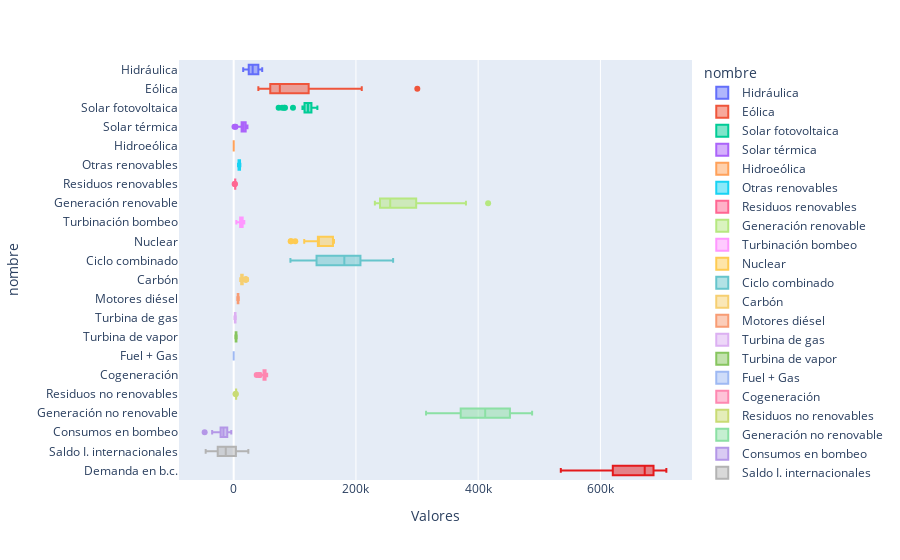

Notebook code cell kept with this figure:
### Code cell
px.box(data_frame=df_balance,
       x = 'Valores',
       y = 'nombre',
       color = 'nombre',
       color_discrete_sequence = colores_personalizados)

### Figure 1 — Plotly figure (JSON) as saved in the notebook; plotly's stock layout.template omitted (floating-point values rounded to 4 significant figures)
{"data": [{"alignmentgroup": "True", "hovertemplate": "nombre=%{y}<br>Valores=%{x}<extra></extra>", "legendgroup": "Hidráulica", "marker": {"color": "#636EFA"}, "name": "Hidráulica", "notched": false, "offsetgroup": "Hidráulica", "orientation": "h", "showlegend": true, "type": "box", "x": [34410.0, 36180.0, 27250.0, 24810.0, 31050.0, 24150.0, 15560.0, 31780.0, 33070.0, 29080.0, 20210.0, 31120.0, 24340.0, 23310.0, 38970.0, 40810.0, 44280.0, 41710.0, 43510.0, 27450.0, 23510.0, 25840.0, 27090.0, 27620.0, 38750.0, 41530.0, 24530.0, 22870.0, 41940.0, 43710.0, 46670.0], "x0": " ", "xaxis": "x", "y": ["Hidráulica", "Hidráulica", "Hidráulica", "Hidráulica", "Hidráulica", "Hidráulica", "Hidráulica", "Hidráulica", "Hidráulica", "Hidráulica", "Hidráulica", "Hidráulica", "Hidráulica", "Hidráulica", "Hidráulica", "Hidráulica", "Hidráulica", "Hidráulica", "Hidráulica", "Hidráulica", "Hidráulica", "Hidráulica", "Hidráulica", "Hidráulica", "Hidráulica", "Hidráulica", "Hidráulica", "Hidráulica", "Hidráulica", "Hidráulica", "Hidráulica"], "y0": " ", "yaxis": "y"}, {"alignmentgroup": "True", "hovertemplate": "nombre=%{y}<br>Valores=%{x}<extra></extra>", "legendgroup": "Eólica", "marker": {"color": "#EF553B"}, "name": "Eólica", "notched": false, "offsetgroup": "Eólica", "orientation": "h", "showlegend": true, "type": "box", "x": [54170.0, 60510.0, 121100.0, 114400.0, 102700.0, 123200.0, 209500.0, 127100.0, 61870.0, 154400.0, 300400.0, 191700.0, 62210.0, 80960.0, 59480.0, 66700.0, 119100.0, 93720.0, 48740.0, 71790.0, 67340.0, 123200.0, 123400.0, 104400.0, 50450.0, 64420.0, 75520.0, 59590.0, 53810.0, 40360.0, 46530.0], "x0": " ", "xaxis": "x", "y": ["Eólica", "Eólica", "Eólica", "Eólica", "Eólica", "Eólica", "Eólica", "Eólica", "Eólica", "Eólica", "Eólica", "Eólica", "Eólica", "Eólica", "Eólica", "Eólica", "Eólica", "Eólica", "Eólica", "Eólica", "Eólica", "Eólica", "Eólica", "Eólica", "Eólica", "Eólica", "Eólica", "Eólica", "Eólica", "Eólica", "Eólica"], "y0": " ", "yaxis": "y"}, {"alignmentgroup": "True", "hovertemplate": "nombre=%{y}<br>Valores=%{x}<extra></extra>", "legendgroup": "Solar fotovoltaica", "marker": {"color": "#00CC96"}, "name": "Solar fotovoltaica", "notched": false, "offsetgroup": "Solar fotovoltaica", "orientation": "h", "showlegend": true, "type": "box", "x": [118200.0, 118200.0, 127000.0, 112500.0, 83970.0, 73570.0, 82520.0, 97000.0, 115100.0, 136900.0, 79270.0, 133000.0, 131600.0, 124600.0, 133600.0, 127300.0, 124400.0, 130400.0, 128500.0, 126400.0, 130700.0, 126600.0, 120700.0, 121800.0, 121500.0, 120700.0, 118500.0, 121500.0, 115100.0, 118800.0, 123600.0], "x0": " ", "xaxis": "x", "y": ["Solar fotovoltaica", "Solar fotovoltaica", "Solar fotovoltaica", "Solar fotovoltaica", "Solar fotovoltaica", "Solar fotovoltaica", "Solar fotovoltaica", "Solar fotovoltaica", "Solar fotovoltaica", "Solar fotovoltaica", "Solar fotovoltaica", "Solar fotovoltaica", "Solar fotovoltaica", "Solar fotovoltaica", "Solar fotovoltaica", "Solar fotovoltaica", "Solar fotovoltaica", "Solar fotovoltaica", "Solar fotovoltaica", "Solar fotovoltaica", "Solar fotovoltaica", "Solar fotovoltaica", "Solar fotovoltaica", "Solar fotovoltaica", "Solar fotovoltaica", "Solar fotovoltaica", "Solar fotovoltaica", "Solar fotovoltaica", "Solar fotovoltaica", "Solar fotovoltaica", "Solar fotovoltaica"], "y0": " ", "yaxis": "y"}, {"alignmentgroup": "True", "hovertemplate": "nombre=%{y}<br>Valores=%{x}<extra></extra>", "legendgroup": "Solar térmica", "marker": {"color": "#AB63FA"}, "name": "Solar térmica", "notched": false, "offsetgroup": "Solar térmica", "orientation": "h", "showlegend": true, "type": "box", "x": [14420.0, 18170.0, 19160.0, 14430.0, 6282.0, 1329.0, 2884.0, 4759.0, 16800.0, 20320.0, 5231.0, 12840.0, 19950.0, 22560.0, 20530.0, 21100.0, 19450.0, 18620.0, 19660.0, 19700.0, 21470.0, 18330.0, 16070.0, 13370.0, 15050.0, 12170.0, 10160.0, 15610.0, 14940.0, 15090.0, 16530.0], "x0": " ", "xaxis": "x", "y": ["Solar térmica", "Solar térmica", "Solar térmica", "Solar térmica", "Solar térmica", "Solar térmica", "Solar térmica", "Solar térmica", "Solar térmica", "Solar térmica", "Solar térmica", "Solar térmica", "Solar térmica", "Solar térmica", "Solar térmica", "Solar térmica", "Solar térmica", "Solar térmica", "Solar térmica", "Solar térmica", "Solar térmica", "Solar térmica", "Solar térmica", "Solar térmica", "Solar térmica", "Solar térmica", "Solar térmica", "Solar térmica", "Solar térmica", "Solar térmica", "Solar térmica"], "y0": " ", "yaxis": "y"}, {"alignmentgroup": "True", "hovertemplate": "nombre=%{y}<br>Valores=%{x}<extra></extra>", "legendgroup": "Hidroeólica", "marker": {"color": "#FFA15A"}, "name": "Hidroeólica", "notched": false, "offsetgroup": "Hidroeólica", "orientation": "h", "showlegend": true, "type": "box", "x": [28.65, 37.99, 49.62, 75.19, 71.51, 24.82, 71.8, 82.06, 97.68, 42.12, 43.43, 49.38, 50.17, 40.15, 54.19, 69.27, 93.93, 95.33, 28.09, -2.192, -0.077, 2.047, 21.27, 26.19, 2.947, 3.604, 4.891, 13.57, 10.62, 6.117, 14.36], "x0": " ", "xaxis": "x", "y": ["Hidroeólica", "Hidroeólica", "Hidroeólica", "Hidroeólica", "Hidroeólica", "Hidroeólica", "Hidroeólica", "Hidroeólica", "Hidroeólica", "Hidroeólica", "Hidroeólica", "Hidroeólica", "Hidroeólica", "Hidroeólica", "Hidroeólica", "Hidroeólica", "Hidroeólica", "Hidroeólica", "Hidroeólica", "Hidroeólica", "Hidroeólica", "Hidroeólica", "Hidroeólica", "Hidroeólica", "Hidroeólica", "Hidroeólica", "Hidroeólica", "Hidroeólica", "Hidroeólica", "Hidroeólica", "Hidroeólica"], "y0": " ", "yaxis": "y"}, {"alignmentgroup": "True", "hovertemplate": "nombre=%{y}<br>Valores=%{x}<extra></extra>", "legendgroup": "Otras renovables", "marker": {"color": "#19D3F3"}, "name": "Otras renovables", "notched": false, "offsetgroup": "Otras renovables", "orientation": "h", "showlegend": true, "type": "box", "x": [10110.0, 10870.0, 10820.0, 10620.0, 10810.0, 9480.0, 7427.0, 7906.0, 8720.0, 8347.0, 8638.0, 8869.0, 8998.0, 7589.0, 7919.0, 7809.0, 7818.0, 7734.0, 7933.0, 8141.0, 7085.0, 7468.0, 9854.0, 10250.0, 10110.0, 10830.0, 10400.0, 9847.0, 10100.0, 10460.0, 10920.0], "x0": " ", "xaxis": "x", "y": ["Otras renovables", "Otras renovables", "Otras renovables", "Otras renovables", "Otras renovables", "Otras renovables", "Otras renovables", "Otras renovables", "Otras renovables", "Otras renovables", "Otras renovables", "Otras renovables", "Otras renovables", "Otras renovables", "Otras renovables", "Otras renovables", "Otras renovables", "Otras renovables", "Otras renovables", "Otras renovables", "Otras renovables", "Otras renovables", "Otras renovables", "Otras renovables", "Otras renovables", "Otras renovables", "Otras renovables", "Otras renovables", "Otras renovables", "Otras renovables", "Otras renovables"], "y0": " ", "yaxis": "y"}, {"alignmentgroup": "True", "hovertemplate": "nombre=%{y}<br>Valores=%{x}<extra></extra>", "legendgroup": "Residuos renovables", "marker": {"color": "#FF6692"}, "name": "Residuos renovables", "notched": false, "offsetgroup": "Residuos renovables", "orientation": "h", "showlegend": true, "type": "box", "x": [2421.0, 2067.0, 1571.0, 2299.0, 2406.0, 2384.0, 2473.0, 2605.0, 2621.0, 2560.0, 2416.0, 2391.0, 2479.0, 2550.0, 2650.0, 2539.0, 2655.0, 2660.0, 2616.0, 2606.0, 2674.0, 2715.0, 2691.0, 2713.0, 2733.0, 2739.0, 2595.0, 2420.0, 2438.0, 2494.0, 2612.0], "x0": " ", "xaxis": "x", "y": ["Residuos renovables", "Residuos renovables", "Residuos renovables", "Residuos renovables", "Residuos renovables", "Residuos renovables", "Residuos renovables", "Residuos renovables", "Residuos renovables", "Residuos renovables", "Residuos renovables", "Residuos renovables", "Residuos renovables", "Residuos renovables", "Residuos renovables", "Residuos renovables", "Residuos renovables", "Residuos renovables", "Residuos renovables", "Residuos renovables", "Residuos renovables", "Residuos renovables", "Residuos renovables", "Residuos renovables", "Residuos renovables", "Residuos renovables", "Residuos renovables", "Residuos renovables", "Residuos renovables", "Residuos renovables", "Residuos renovables"], "y0": " ", "yaxis": "y"}, {"alignmentgroup": "True", "hovertemplate": "nombre=%{y}<br>Valores=%{x}<extra></extra>", "legendgroup": "Generación renovable", "marker": {"color": "#B6E880"}, "name": "Generación renovable", "notched": false, "offsetgroup": "Generación renovable", "orientation": "h", "showlegend": true, "type": "box", "x": [233800.0, 246000.0, 307000.0, 279100.0, 237300.0, 234100.0, 320500.0, 271200.0, 238300.0, 351600.0, 416300.0, 380000.0, 249600.0, 261600.0, 263200.0, 266300.0, 317800.0, 295000.0, 250900.0, 256100.0, 252800.0, 304200.0, 299800.0, 280200.0, 238600.0, 252400.0, 241700.0, 231800.0, 238300.0, 231000.0, 246900.0], "x0": " ", "xaxis": "x", "y": ["Generación renovable", "Generación renovable", "Generación renovable", "Generación renovable", "Generación renovable", "Generación renovable", "Generación renovable", "Generación renovable", "Generación renovable", "Generación renovable", "Generación renovable", "Generación renovable", "Generación renovable", "Generación renovable", "Generación renovable", "Generación renovable", "Generación renovable", "Generación renovable", "Generación renovable", "Generación renovable", "Generación renovable", "Generación renovable", "Generación renovable", "Generación renovable", "Generación renovable", "Generación renovable", "Generación renovable", "Generación renovable", "Generación renovable", "Generación renovable", "Generación renovable"], "y0": " ", "yaxis": "y"}, {"alignmentgroup": "True", "hovertemplate": "nombre=%{y}<br>Valores=%{x}<extra></extra>", "legendgroup": "Turbinación bombeo", "marker": {"color": "#FF97FF"}, "name": "Turbinación bombeo", "notched": false, "offsetgroup": "Turbinación bombeo", "orientation": "h", "showlegend": true, "type": "box", "x": [5242.0, 4400.0, 7141.0, 8771.0, 10600.0, 10800.0, 11030.0, 15820.0, 7985.0, 12820.0, 16810.0, 17310.0, 16400.0, 14720.0, 14650.0, 10640.0, 12960.0, 11140.0, 11970.0, 17000.0, 15330.0, 13880.0, 10750.0, 13200.0, 7383.0, 10280.0, 12320.0, 13200.0, 13080.0, 10480.0, 15060.0], "x0": " ", "xaxis": "x", "y": ["Turbinación bombeo", "Turbinación bombeo", "Turbinación bombeo", "Turbinación bombeo", "Turbinación bombeo", "Turbinación bombeo", "Turbinación bombeo", "Turbinación bombeo", "Turbinación bombeo", "Turbinación bombeo", "Turbinación bombeo", "Turbinación bombeo", "Turbinación bombeo", "Turbinación bombeo", "Turbinación bombeo", "Turbinación bombeo", "Turbinación bombeo", "Turbinación bombeo", "Turbinación bombeo", "Turbinación bombeo", "Turbinación bombeo", "Turbinación bombeo", "Turbinación bombeo", "Turbinación bombeo", "Turbinación bombeo", "Turbinación bombeo", "Turbinación bombeo", "Turbinación bombeo", "Turbinación bombeo", "Turbinación bombeo", "Turbinación bombeo"], "y0": " ", "yaxis": "y"}, {"alignmentgroup": "True", "hovertemplate": "nombre=%{y}<br>Valores=%{x}<extra></extra>", "legendgroup": "Nuclear", "marker": {"color": "#FECB52"}, "name": "Nuclear", "notched": false, "offsetgroup": "Nuclear", "orientation": "h", "showlegend": true, "type": "box", "x": [163500.0, 163500.0, 163600.0, 162700.0, 163700.0, 163800.0, 161600.0, 163900.0, 164100.0, 144400.0, 115400.0, 127700.0, 139100.0, 138500.0, 138500.0, 138800.0, 138500.0, 138400.0, 138300.0, 138200.0, 137700.0, 138000.0, 148400.0, 159600.0, 154300.0, 137000.0, 137700.0, 138800.0, 100700.0, 93270.0, 93960.0], "x0": " ", "xaxis": "x", "y": ["Nuclear", "Nuclear", "Nuclear", "Nuclear", "Nuclear", "Nuclear", "Nuclear", "Nuclear", "Nuclear", "Nuclear", "Nuclear", "Nuclear", "Nuclear", "Nuclear", "Nuclear", "Nuclear", "Nuclear", "Nuclear", "Nuclear", "Nuclear", "Nuclear", "Nuclear", "Nuclear", "Nuclear", "Nuclear", "Nuclear", "Nuclear", "Nuclear", "Nuclear", "Nuclear", "Nuclear"], "y0": " ", "yaxis": "y"}, {"alignmentgroup": "True", "hovertemplate": "nombre=%{y}<br>Valores=%{x}<extra></extra>", "legendgroup": "Ciclo combinado", "marker": {"color": "rgb(102, 197, 204)"}, "name": "Ciclo combinado", "notched": false, "offsetgroup": "Ciclo combinado", "orientation": "h", "showlegend": true, "type": "box", "x": [207400.0, 238900.0, 202500.0, 199800.0, 207600.0, 123900.0, 92830.0, 133900.0, 210200.0, 126700.0, 105900.0, 114000.0, 140600.0, 117100.0, 181000.0, 183900.0, 171400.0, 192100.0, 208100.0, 154400.0, 143100.0, 178600.0, 171400.0, 184500.0, 222300.0, 206900.0, 140300.0, 128000.0, 220600.0, 260800.0, 207400.0], "x0": " ", "xaxis": "x", "y": ["Ciclo combinado", "Ciclo combinado", "Ciclo combinado", "Ciclo combinado", "Ciclo combinado", "Ciclo combinado", "Ciclo combinado", "Ciclo combinado", "Ciclo combinado", "Ciclo combinado", "Ciclo combinado", "Ciclo combinado", "Ciclo combinado", "Ciclo combinado", "Ciclo combinado", "Ciclo combinado", "Ciclo combinado", "Ciclo combinado", "Ciclo combinado", "Ciclo combinado", "Ciclo combinado", "Ciclo combinado", "Ciclo combinado", "Ciclo combinado", "Ciclo combinado", "Ciclo combinado", "Ciclo combinado", "Ciclo combinado", "Ciclo combinado", "Ciclo combinado", "Ciclo combinado"], "y0": " ", "yaxis": "y"}, {"alignmentgroup": "True", "hovertemplate": "nombre=%{y}<br>Valores=%{x}<extra></extra>", "legendgroup": "Carbón", "marker": {"color": "rgb(246, 207, 113)"}, "name": "Carbón", "notched": false, "offsetgroup": "Carbón", "orientation": "h", "showlegend": true, "type": "box", "x": [13140.0, 12800.0, 12730.0, 12940.0, 12410.0, 12100.0, 11520.0, 12920.0, 11970.0, 12900.0, 13550.0, 13200.0, 11660.0, 10730.0, 15120.0, 19460.0, 19890.0, 19830.0, 20140.0, 12660.0, 12120.0, 13780.0, 12720.0, 13600.0, 12800.0, 12860.0, 11370.0, 12240.0, 16360.0, 18240.0, 20320.0], "x0": " ", "xaxis": "x", "y": ["Carbón", "Carbón", "Carbón", "Carbón", "Carbón", "Carbón", "Carbón", "Carbón", "Carbón", "Carbón", "Carbón", "Carbón", "Carbón", "Carbón", "Carbón", "Carbón", "Carbón", "Carbón", "Carbón", "Carbón", "Carbón", "Carbón", "Carbón", "Carbón", "Carbón", "Carbón", "Carbón", "Carbón", "Carbón", "Carbón", "Carbón"], "y0": " ", "yaxis": "y"}, {"alignmentgroup": "True", "hovertemplate": "nombre=%{y}<br>Valores=%{x}<extra></extra>", "legendgroup": "Motores diésel", "marker": {"color": "rgb(248, 156, 116)"}, "name": "Motores diésel", "notched": false, "offsetgroup": "Motores diésel", "orientation": "h", "showlegend": true, "type": "box", "x": [8176.0, 7349.0, 6942.0, 6896.0, 7183.0, 7680.0, 6553.0, 6491.0, 6681.0, 7016.0, 6738.0, 6893.0, 6408.0, 6303.0, 7001.0, 6416.0, 5919.0, 5954.0, 7659, 7695.0, 6580.0, 7236.0, 7788.0, 7230.0, 7839.0, 7955.0, 7535.0, 7311.0, 8277.0, 8367.0, 8138.0], "x0": " ", "xaxis": "x", "y": ["Motores diésel", "Motores diésel", "Motores diésel", "Motores diésel", "Motores diésel", "Motores diésel", "Motores diésel", "Motores diésel", "Motores diésel", "Motores diésel", "Motores diésel", "Motores diésel", "Motores diésel", "Motores diésel", "Motores diésel", "Motores diésel", "Motores diésel", "Motores diésel", "Motores diésel", "Motores diésel", "Motores diésel", "Motores diésel", "Motores diésel", "Motores diésel", "Motores diésel", "Motores diésel", "Motores diésel", "Motores diésel", "Motores diésel", "Motores diésel", "Motores diésel"], "y0": " ", "yaxis": "y"}, {"alignmentgroup": "True", "hovertemplate": "nombre=%{y}<br>Valores=%{x}<extra></extra>", "legendgroup": "Turbina de gas", "marker": {"color": "rgb(220, 176, 242)"}, "name": "Turbina de gas", "notched": false, "offsetgroup": "Turbina de gas", "orientation": "h", "showlegend": true, "type": "box", "x": [2598.0, 2802.0, 2773.0, 2751.0, 3074.0, 2142.0, 1995.0, 3068.0, 2371.0, 2011.0, 1744.0, 1559.0, 1222.0, 1361.0, 1900.0, 2318.0, 2090.0, 1939.0, 1689.0, 2080.0, 1659.0, 2860.0, 3299.0, 3058.0, 3402.0, 2838.0, 2113.0, 2138.0, 3442.0, 3338.0, 3509.0], "x0": " ", "xaxis": "x", "y": ["Turbina de gas", "Turbina de gas", "Turbina de gas", "Turbina de gas", "Turbina de gas", "Turbina de gas", "Turbina de gas", "Turbina de gas", "Turbina de gas", "Turbina de gas", "Turbina de gas", "Turbina de gas", "Turbina de gas", "Turbina de gas", "Turbina de gas", "Turbina de gas", "Turbina de gas", "Turbina de gas", "Turbina de gas", "Turbina de gas", "Turbina de gas", "Turbina de gas", "Turbina de gas", "Turbina de gas", "Turbina de gas", "Turbina de gas", "Turbina de gas", "Turbina de gas", "Turbina de gas", "Turbina de gas", "Turbina de gas"], "y0": " ", "yaxis": "y"}, {"alignmentgroup": "True", "hovertemplate": "nombre=%{y}<br>Valores=%{x}<extra></extra>", "legendgroup": "Turbina de vapor", "marker": {"color": "rgb(135, 197, 95)"}, "name": "Turbina de vapor", "notched": false, "offsetgroup": "Turbina de vapor", "orientation": "h", "showlegend": true, "type": "box", "x": [4804.0, 3974.0, 3295.0, 2695.0, 2756.0, 2921.0, 2875.0, 3207.0, 3308.0, 3272.0, 3409.0, 3504.0, 3310.0, 3177.0, 4153.0, 3578.0, 3393.0, 3515.0, 4475.0, 3879.0, 3686.0, 3804.0, 3988.0, 4626.0, 4715.0, 4919.0, 4981.0, 4575.0, 4451.0, 4839.0, 4265.0], "x0": " ", "xaxis": "x", "y": ["Turbina de vapor", "Turbina de vapor", "Turbina de vapor", "Turbina de vapor", "Turbina de vapor", "Turbina de vapor", "Turbina de vapor", "Turbina de vapor", "Turbina de vapor", "Turbina de vapor", "Turbina de vapor", "Turbina de vapor", "Turbina de vapor", "Turbina de vapor", "Turbina de vapor", "Turbina de vapor", "Turbina de vapor", "Turbina de vapor", "Turbina de vapor", "Turbina de vapor", "Turbina de vapor", "Turbina de vapor", "Turbina de vapor", "Turbina de vapor", "Turbina de vapor", "Turbina de vapor", "Turbina de vapor", "Turbina de vapor", "Turbina de vapor", "Turbina de vapor", "Turbina de vapor"], "y0": " ", "yaxis": "y"}, {"alignmentgroup": "True", "hovertemplate": "nombre=%{y}<br>Valores=%{x}<extra></extra>", "legendgroup": "Fuel + Gas", "marker": {"color": "rgb(158, 185, 243)"}, "name": "Fuel + Gas", "notched": false, "offsetgroup": "Fuel + Gas", "orientation": "h", "showlegend": true, "type": "box", "x": [-0.001], "x0": " ", "xaxis": "x", "y": ["Fuel + Gas"], "y0": " ", "yaxis": "y"}, {"alignmentgroup": "True", "hovertemplate": "nombre=%{y}<br>Valores=%{x}<extra></extra>", "legendgroup": "Cogeneración", "marker": {"color": "rgb(254, 136, 177)"}, "name": "Cogeneración", "notched": false, "offsetgroup": "Cogeneración", "orientation": "h", "showlegend": true, "type": "box", "x": [49570.0, 51010.0, 51680.0, 53490.0, 54780.0, 47630.0, 37680.0, 50170.0, 52970.0, 49710.0, 47310.0, 50000.0, 48660.0, 42270.0, 49990.0, 50970.0, 49620.0, 50450.0, 50700.0, 44710.0, 42110.0, 49200.0, 49220.0, 50470.0, 53120.0, 53830.0, 50790.0, 48590.0, 53970.0, 54220.0, 52340.0], "x0": " ", "xaxis": "x", "y": ["Cogeneración", "Cogeneración", "Cogeneración", "Cogeneración", "Cogeneración", "Cogeneración", "Cogeneración", "Cogeneración", "Cogeneración", "Cogeneración", "Cogeneración", "Cogeneración", "Cogeneración", "Cogeneración", "Cogeneración", "Cogeneración", "Cogeneración", "Cogeneración", "Cogeneración", "Cogeneración", "Cogeneración", "Cogeneración", "Cogeneración", "Cogeneración", "Cogeneración", "Cogeneración", "Cogeneración", "Cogeneración", "Cogeneración", "Cogeneración", "Cogeneración"], "y0": " ", "yaxis": "y"}, {"alignmentgroup": "True", "hovertemplate": "nombre=%{y}<br>Valores=%{x}<extra></extra>", "legendgroup": "Residuos no renovables", "marker": {"color": "rgb(201, 219, 116)"}, "name": "Residuos no renovables", "notched": false, "offsetgroup": "Residuos no renovables", "orientation": "h", "showlegend": true, "type": "box", "x": [3911.0, 3526.0, 2975.0, 3780.0, 3840.0, 3723.0, 3757.0, 3934.0, 4036.0, 3978.0, 3902.0, 3896.0, 4144.0, 4075.0, 4180.0, 4074.0, 4202.0, 4032.0, 3915.0, 3905.0, 3961.0, 4023.0, 4001.0, 4025.0, 4031.0, 4070.0, 4239.0, 4018.0, 4155.0, 4252.0, 4303.0], "x0": " ", "xaxis": "x", "y": ["Residuos no renovables", "Residuos no renovables", "Residuos no renovables", "Residuos no renovables", "Residuos no renovables", "Residuos no renovables", "Residuos no renovables", "Residuos no renovables", "Residuos no renovables", "Residuos no renovables", "Residuos no renovables", "Residuos no renovables", "Residuos no renovables", "Residuos no renovables", "Residuos no renovables", "Residuos no renovables", "Residuos no renovables", "Residuos no renovables", "Residuos no renovables", "Residuos no renovables", "Residuos no renovables", "Residuos no renovables", "Residuos no renovables", "Residuos no renovables", "Residuos no renovables", "Residuos no renovables", "Residuos no renovables", "Residuos no renovables", "Residuos no renovables", "Residuos no renovables", "Residuos no renovables"], "y0": " ", "yaxis": "y"}, {"alignmentgroup": "True", "hovertemplate": "nombre=%{y}<br>Valores=%{x}<extra></extra>", "legendgroup": "Generación no renovable", "marker": {"color": "rgb(139, 224, 164)"}, "name": "Generación no renovable", "notched": false, "offsetgroup": "Generación no renovable", "orientation": "h", "showlegend": true, "type": "box", "x": [458400.0, 488300.0, 453600.0, 453900.0, 466000.0, 374800.0, 329800.0, 393400.0, 463600.0, 362900.0, 314700.0, 338100.0, 371500.0, 338300.0, 416500.0, 420100.0, 408000.0, 427300.0, 446900.0, 384500.0, 366300.0, 411400.0, 411500.0, 440400.0, 469900.0, 440600.0, 371300.0, 358800.0, 425000.0, 457900.0, 409300.0], "x0": " ", "xaxis": "x", "y": ["Generación no renovable", "Generación no renovable", "Generación no renovable", "Generación no renovable", "Generación no renovable", "Generación no renovable", "Generación no renovable", "Generación no renovable", "Generación no renovable", "Generación no renovable", "Generación no renovable", "Generación no renovable", "Generación no renovable", "Generación no renovable", "Generación no renovable", "Generación no renovable", "Generación no renovable", "Generación no renovable", "Generación no renovable", "Generación no renovable", "Generación no renovable", "Generación no renovable", "Generación no renovable", "Generación no renovable", "Generación no renovable", "Generación no renovable", "Generación no renovable", "Generación no renovable", "Generación no renovable", "Generación no renovable", "Generación no renovable"], "y0": " ", "yaxis": "y"}, {"alignmentgroup": "True", "hovertemplate": "nombre=%{y}<br>Valores=%{x}<extra></extra>", "legendgroup": "Consumos en bombeo", "marker": {"color": "rgb(180, 151, 231)"}, "name": "Consumos en bombeo", "notched": false, "offsetgroup": "Consumos en bombeo", "orientation": "h", "showlegend": true, "type": "box", "x": [-10470.0, -5819.0, -17150.0, -10600.0, -3964.0, -14030.0, -47500.0, -16750.0, -12970.0, -27230.0, -26920.0, -21190.0, -23410.0, -35220.0, -18060.0, -7580.0, -9751.0, -15730.0, -12310.0, -20510.0, -33350.0, -20810.0, -13980.0, -17090.0, -9065.0, -8240.0, -21520.0, -29340.0, -17950.0, -15340.0, -7628.0], "x0": " ", "xaxis": "x", "y": ["Consumos en bombeo", "Consumos en bombeo", "Consumos en bombeo", "Consumos en bombeo", "Consumos en bombeo", "Consumos en bombeo", "Consumos en bombeo", "Consumos en bombeo", "Consumos en bombeo", "Consumos en bombeo", "Consumos en bombeo", "Consumos en bombeo", "Consumos en bombeo", "Consumos en bombeo", "Consumos en bombeo", "Consumos en bombeo", "Consumos en bombeo", "Consumos en bombeo", "Consumos en bombeo", "Consumos en bombeo", "Consumos en bombeo", "Consumos en bombeo", "Consumos en bombeo", "Consumos en bombeo", "Consumos en bombeo", "Consumos en bombeo", "Consumos en bombeo", "Consumos en bombeo", "Consumos en bombeo", "Consumos en bombeo", "Consumos en bombeo"], "y0": " ", "yaxis": "y"}, {"alignmentgroup": "True", "hovertemplate": "nombre=%{y}<br>Valores=%{x}<extra></extra>", "legendgroup": "Saldo I. internacionales", "marker": {"color": "rgb(179, 179, 179)"}, "name": "Saldo I. internacionales", "notched": false, "offsetgroup": "Saldo I. internacionales", "orientation": "h", "showlegend": true, "type": "box", "x": [-15560.0, -28170.0, -43040.0, -14520.0, 251.0, 10200.0, -34430.0, 12600.0, -11310.0, -12980.0, -28470.0, -45840.0, -26620.0, -29490.0, -22760.0, -11030.0, -37380.0, -24690.0, -9033.0, -18160.0, -21180.0, -23040.0, -8755.0, -11160.0, -6916.0, 9379.0, 22530.0, 6784.0, 12070.0, 4769.0, 23970.0], "x0": " ", "xaxis": "x", "y": ["Saldo I. internacionales", "Saldo I. internacionales", "Saldo I. internacionales", "Saldo I. internacionales", "Saldo I. internacionales", "Saldo I. internacionales", "Saldo I. internacionales", "Saldo I. internacionales", "Saldo I. internacionales", "Saldo I. internacionales", "Saldo I. internacionales", "Saldo I. internacionales", "Saldo I. internacionales", "Saldo I. internacionales", "Saldo I. internacionales", "Saldo I. internacionales", "Saldo I. internacionales", "Saldo I. internacionales", "Saldo I. internacionales", "Saldo I. internacionales", "Saldo I. internacionales", "Saldo I. internacionales", "Saldo I. internacionales", "Saldo I. internacionales", "Saldo I. internacionales", "Saldo I. internacionales", "Saldo I. internacionales", "Saldo I. internacionales", "Saldo I. internacionales", "Saldo I. internacionales", "Saldo I. internacionales"], "y0": " ", "yaxis": "y"}, {"alignmentgroup": "True", "hovertemplate": "nombre=%{y}<br>Valores=%{x}<extra></extra>", "legendgroup": "Demanda en b.c.", "marker": {"color": "rgb(228,26,28)"}, "name": "Demanda en b.c.", "notched": false, "offsetgroup": "Demanda en b.c.", "orientation": "h", "showlegend": true, "type": "box", "x": [666100.0, 700300.0, 700500.0, 707900.0, 699600.0, 605100.0, 568300.0, 660500.0, 677600.0, 674300.0, 675600.0, 651000.0, 571100.0, 535200.0, 638900.0, 667800.0, 678700.0, 681900.0, 676500.0, 602000.0, 564500.0, 671700.0, 688600.0, 692300.0, 692600.0, 694200.0, 614000.0, 568100.0, 657400.0, 678200.0, 672500.0], "x0": " ", "xaxis": "x", "y": ["Demanda en b.c.", "Demanda en b.c.", "Demanda en b.c.", "Demanda en b.c.", "Demanda en b.c.", "Demanda en b.c.", "Demanda en b.c.", "Demanda en b.c.", "Demanda en b.c.", "Demanda en b.c.", "Demanda en b.c.", "Demanda en b.c.", "Demanda en b.c.", "Demanda en b.c.", "Demanda en b.c.", "Demanda en b.c.", "Demanda en b.c.", "Demanda en b.c.", "Demanda en b.c.", "Demanda en b.c.", "Demanda en b.c.", "Demanda en b.c.", "Demanda en b.c.", "Demanda en b.c.", "Demanda en b.c.", "Demanda en b.c.", "Demanda en b.c.", "Demanda en b.c.", "Demanda en b.c.", "Demanda en b.c.", "Demanda en b.c."], "y0": " ", "yaxis": "y"}], "layout": {"boxmode": "overlay", "legend": {"title": {"text": "nombre"}, "tracegroupgap": 0}, "margin": {"t": 60}, "xaxis": {"anchor": "y", "domain": [0, 1], "title": {"text": "Valores"}}, "yaxis": {"anchor": "x", "categoryarray": ["Demanda en b.c.", "Saldo I. internacionales", "Consumos en bombeo", "Generación no renovable", "Residuos no renovables", "Cogeneración", "Fuel + Gas", "Turbina de vapor", "Turbina de gas", "Motores diésel", "Carbón", "Ciclo combinado", "Nuclear", "Turbinación bombeo", "Generación renovable", "Residuos renovables", "Otras renovables", "Hidroeólica", "Solar térmica", "Solar fotovoltaica", "Eólica", "Hidráulica"], "categoryorder": "array", "domain": [0, 1], "title": {"text": "nombre"}}}}
